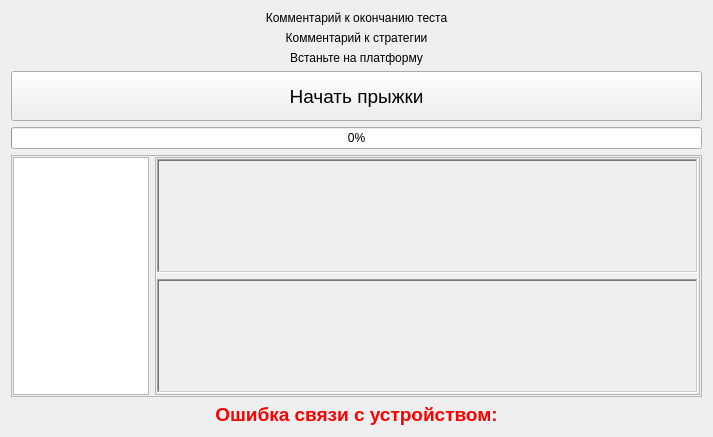
<?xml version="1.0" encoding="UTF-8"?>
<ui version="4.0">
 <class>JumpHeightTestExecute</class>
 <widget class="QWidget" name="JumpHeightTestExecute">
  <property name="geometry">
   <rect>
    <x>0</x>
    <y>0</y>
    <width>713</width>
    <height>437</height>
   </rect>
  </property>
  <property name="windowTitle">
   <string>Form</string>
  </property>
  <layout class="QVBoxLayout" name="verticalLayout">
   <item>
    <widget class="QLabel" name="lblCommentFinishTest">
     <property name="text">
      <string>Комментарий к окончанию теста</string>
     </property>
     <property name="alignment">
      <set>Qt::AlignCenter</set>
     </property>
    </widget>
   </item>
   <item>
    <widget class="QLabel" name="lblCommentStrategy">
     <property name="text">
      <string>Комментарий к стратегии</string>
     </property>
     <property name="alignment">
      <set>Qt::AlignCenter</set>
     </property>
    </widget>
   </item>
   <item>
    <widget class="QLabel" name="lblCommentStateOnPlate">
     <property name="text">
      <string>Встаньте на платформу</string>
     </property>
     <property name="alignment">
      <set>Qt::AlignCenter</set>
     </property>
    </widget>
   </item>
   <item>
    <widget class="QPushButton" name="btnSave">
     <property name="minimumSize">
      <size>
       <width>0</width>
       <height>50</height>
      </size>
     </property>
     <property name="font">
      <font>
       <pointsize>14</pointsize>
      </font>
     </property>
     <property name="text">
      <string>Начать прыжки</string>
     </property>
     <property name="icon">
      <iconset resource="../../../kernel.qrc">
       <normaloff>:/images/Save.png</normaloff>:/images/Save.png</iconset>
     </property>
     <property name="iconSize">
      <size>
       <width>22</width>
       <height>22</height>
      </size>
     </property>
    </widget>
   </item>
   <item>
    <widget class="QProgressBar" name="pbTimeTest">
     <property name="value">
      <number>0</number>
     </property>
    </widget>
   </item>
   <item>
    <widget class="QFrame" name="frJumps">
     <property name="frameShape">
      <enum>QFrame::StyledPanel</enum>
     </property>
     <property name="frameShadow">
      <enum>QFrame::Raised</enum>
     </property>
     <layout class="QHBoxLayout" name="horizontalLayout">
      <property name="leftMargin">
       <number>1</number>
      </property>
      <property name="topMargin">
       <number>1</number>
      </property>
      <property name="rightMargin">
       <number>1</number>
      </property>
      <property name="bottomMargin">
       <number>1</number>
      </property>
      <item>
       <widget class="QTreeView" name="tvJumps">
        <property name="sizePolicy">
         <sizepolicy hsizetype="Expanding" vsizetype="Expanding">
          <horstretch>1</horstretch>
          <verstretch>0</verstretch>
         </sizepolicy>
        </property>
       </widget>
      </item>
      <item>
       <widget class="QFrame" name="frDiagrams">
        <property name="sizePolicy">
         <sizepolicy hsizetype="Preferred" vsizetype="Preferred">
          <horstretch>4</horstretch>
          <verstretch>0</verstretch>
         </sizepolicy>
        </property>
        <property name="frameShape">
         <enum>QFrame::StyledPanel</enum>
        </property>
        <property name="frameShadow">
         <enum>QFrame::Raised</enum>
        </property>
        <layout class="QVBoxLayout" name="verticalLayout_2">
         <property name="leftMargin">
          <number>1</number>
         </property>
         <property name="topMargin">
          <number>1</number>
         </property>
         <property name="rightMargin">
          <number>1</number>
         </property>
         <property name="bottomMargin">
          <number>1</number>
         </property>
         <item>
          <widget class="QFrame" name="frJumpsHeight">
           <property name="frameShape">
            <enum>QFrame::WinPanel</enum>
           </property>
           <property name="frameShadow">
            <enum>QFrame::Sunken</enum>
           </property>
           <layout class="QVBoxLayout" name="verticalLayout_3">
            <property name="leftMargin">
             <number>0</number>
            </property>
            <property name="topMargin">
             <number>0</number>
            </property>
            <property name="rightMargin">
             <number>0</number>
            </property>
            <property name="bottomMargin">
             <number>0</number>
            </property>
            <item>
             <widget class="DynamicDiagram" name="wgtJumpsHeight" native="true">
              <property name="sizePolicy">
               <sizepolicy hsizetype="Preferred" vsizetype="Preferred">
                <horstretch>0</horstretch>
                <verstretch>0</verstretch>
               </sizepolicy>
              </property>
             </widget>
            </item>
           </layout>
          </widget>
         </item>
         <item>
          <widget class="QFrame" name="frame">
           <property name="frameShape">
            <enum>QFrame::WinPanel</enum>
           </property>
           <property name="frameShadow">
            <enum>QFrame::Sunken</enum>
           </property>
           <layout class="QVBoxLayout" name="verticalLayout_4">
            <property name="leftMargin">
             <number>0</number>
            </property>
            <property name="topMargin">
             <number>0</number>
            </property>
            <property name="rightMargin">
             <number>0</number>
            </property>
            <property name="bottomMargin">
             <number>0</number>
            </property>
            <item>
             <widget class="DynamicDiagram" name="wgtTimeContact" native="true"/>
            </item>
           </layout>
          </widget>
         </item>
        </layout>
       </widget>
      </item>
     </layout>
    </widget>
   </item>
   <item>
    <widget class="QLabel" name="lblCommunicationError">
     <property name="sizePolicy">
      <sizepolicy hsizetype="Preferred" vsizetype="Fixed">
       <horstretch>0</horstretch>
       <verstretch>0</verstretch>
      </sizepolicy>
     </property>
     <property name="palette">
      <palette>
       <active>
        <colorrole role="WindowText">
         <brush brushstyle="SolidPattern">
          <color alpha="255">
           <red>255</red>
           <green>0</green>
           <blue>0</blue>
          </color>
         </brush>
        </colorrole>
        <colorrole role="Base">
         <brush brushstyle="SolidPattern">
          <color alpha="255">
           <red>255</red>
           <green>0</green>
           <blue>0</blue>
          </color>
         </brush>
        </colorrole>
        <colorrole role="Window">
         <brush brushstyle="SolidPattern">
          <color alpha="255">
           <red>255</red>
           <green>0</green>
           <blue>0</blue>
          </color>
         </brush>
        </colorrole>
       </active>
       <inactive>
        <colorrole role="WindowText">
         <brush brushstyle="SolidPattern">
          <color alpha="255">
           <red>255</red>
           <green>0</green>
           <blue>0</blue>
          </color>
         </brush>
        </colorrole>
        <colorrole role="Base">
         <brush brushstyle="SolidPattern">
          <color alpha="255">
           <red>255</red>
           <green>0</green>
           <blue>0</blue>
          </color>
         </brush>
        </colorrole>
        <colorrole role="Window">
         <brush brushstyle="SolidPattern">
          <color alpha="255">
           <red>255</red>
           <green>0</green>
           <blue>0</blue>
          </color>
         </brush>
        </colorrole>
       </inactive>
       <disabled>
        <colorrole role="WindowText">
         <brush brushstyle="SolidPattern">
          <color alpha="255">
           <red>120</red>
           <green>120</green>
           <blue>120</blue>
          </color>
         </brush>
        </colorrole>
        <colorrole role="Base">
         <brush brushstyle="SolidPattern">
          <color alpha="255">
           <red>255</red>
           <green>0</green>
           <blue>0</blue>
          </color>
         </brush>
        </colorrole>
        <colorrole role="Window">
         <brush brushstyle="SolidPattern">
          <color alpha="255">
           <red>255</red>
           <green>0</green>
           <blue>0</blue>
          </color>
         </brush>
        </colorrole>
       </disabled>
      </palette>
     </property>
     <property name="font">
      <font>
       <pointsize>14</pointsize>
       <weight>75</weight>
       <bold>true</bold>
      </font>
     </property>
     <property name="text">
      <string>Ошибка связи с устройством:</string>
     </property>
     <property name="alignment">
      <set>Qt::AlignCenter</set>
     </property>
    </widget>
   </item>
  </layout>
 </widget>
 <customwidgets>
  <customwidget>
   <class>DynamicDiagram</class>
   <extends>QWidget</extends>
   <header location="global">dynamicdiagram.h</header>
   <container>1</container>
  </customwidget>
 </customwidgets>
 <resources>
  <include location="../../../kernel.qrc"/>
 </resources>
 <connections>
  <connection>
   <sender>btnSave</sender>
   <signal>clicked()</signal>
   <receiver>JumpHeightTestExecute</receiver>
   <slot>on_recording()</slot>
   <hints>
    <hint type="sourcelabel">
     <x>258</x>
     <y>228</y>
    </hint>
    <hint type="destinationlabel">
     <x>715</x>
     <y>210</y>
    </hint>
   </hints>
  </connection>
 </connections>
 <slots>
  <slot>on_recording()</slot>
 </slots>
</ui>
